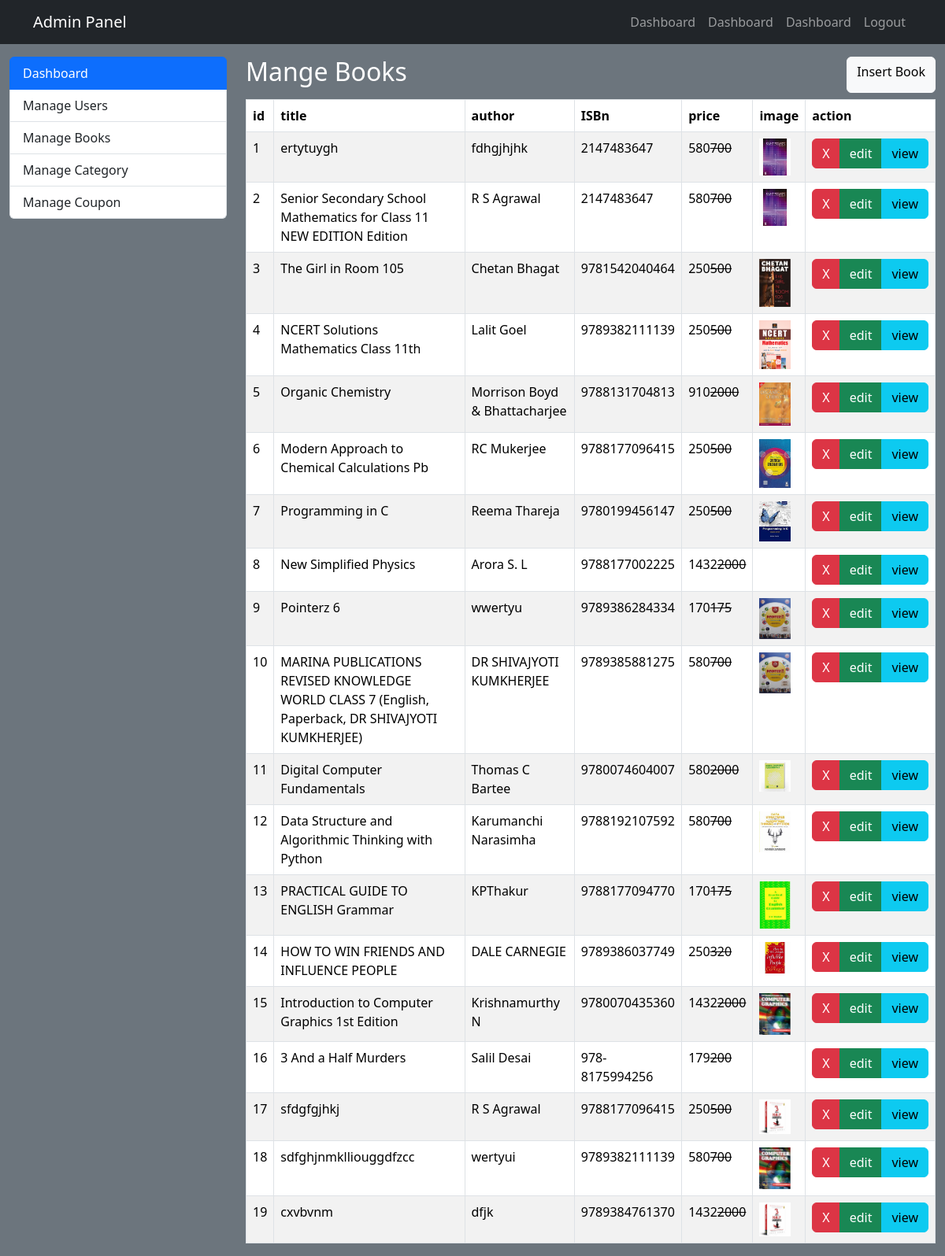
Page /admin/manage_book.php (signed in) on the committed database.
### tables this page shows
CREATE TABLE `books` (
  `id` int(11) NOT NULL,
  `title` varchar(200) DEFAULT NULL,
  `author` varchar(100) DEFAULT NULL,
  `no_of_pages` int(30) DEFAULT NULL,
  `isbn` varchar(100) DEFAULT NULL,
  `category` varchar(200) DEFAULT NULL,
  `description` text DEFAULT NULL,
  `date_of_created` timestamp NOT NULL DEFAULT current_timestamp() ON UPDATE current_timestamp(),
  `price` float DEFAULT NULL,
  `discount_price` float DEFAULT NULL,
  `nos` int(12) DEFAULT NULL,
  `cover_image` varchar(200) DEFAULT NULL
);

### admin/manage_book.php (the view, shortened to what this page needs)
<?php include_once "../connect.php";
?>
<!DOCTYPE html>
<html lang="en">
<head>
    <link href="https://cdn.jsdelivr.net/npm/bootstrap@5.3.2/dist/css/bootstrap.min.css" rel="stylesheet">
</head>
<body class="bg-secondary">
  <?php include_once "./admin_header.php"; ?>
  <div class="container-fluid">
    <div class="row">
        <div class="col-3">
           <?php include_once "sidebar.php";?>
        </div>
        <div class="col-9">
        <div class="row">
                <div class="col-12 mb-2 d-flex justify-content-between">
                    <h2 class="text-white">Mange Books</h2>
                    <a href="insert_book.php" class="btn btn-light">Insert Book</a>
                </div>
        </div>
            <table class=" table table-bordered bg-light table-hover table-striped">
                <thead>
                    <tr>
                        <th>id</th>
                        <th>title</th>
                        <th>author</th>
                        <th>ISBn</th>
                        <th>price</th>
                        <th>image</th>
                        <th>action</th>
                    </tr>
                </thead>
                <?php $callingBooks = mysqli_query($connect,"select * from books");
                while($data = mysqli_fetch_array($callingBooks)):
                    ?>
                    <tr>
                        <td><?= $data['id'];?></td>
                        <td><?= $data['title'];?></td>
                        <td><?= $data['author'];?></td>
                        <td><?= $data['isbn'];?></td>
                        <td><?= $data['discount_price'];?><del><?= $data['price'];?></del></td>
                        <td>
                            <img   src="../images/<?= $data['cover_image'];?>" width = "40px" alt="">
                            </td>
                        <td>
                            <div class="btn-group">
                                <a href="" class="btn btn-danger">X</a>
                                <a href="" class="btn btn-success">edit</a>
                                <a href="" class="btn btn-info">view</a>
                            </div>
                        </td>
                    </tr>
                    <?php endwhile;?>
            </table>
        </div>
    </div>
  </div>
</body>
</html>

### rows in the picture
books: id "1", title "ertytuygh", author "fdhgjhjhk", isbn "2147483647", discount_price "580", price "700", cover_image (picture)
books: id "2", title "Senior Secondary School Mathematics for Class 11 NEW EDITION Edition", author "R S Agrawal", isbn "2147483647", discount_price "580", price "700", cover_image (picture)
books: id "3", title "The Girl in Room 105", author "Chetan Bhagat", isbn "9781542040464", discount_price "250", price "500", cover_image (picture)
books: id "4", title "NCERT Solutions Mathematics Class 11th", author "Lalit Goel", isbn "9789382111139", discount_price "250", price "500", cover_image (picture)
books: id "5", title "Organic Chemistry", author "Morrison Boyd & Bhattacharjee", isbn "9788131704813", discount_price "910", price "2000", cover_image (picture)
books: id "6", title "Modern Approach to Chemical Calculations Pb", author "RC Mukerjee", isbn "9788177096415", discount_price "250", price "500", cover_image (picture)
books: id "7", title "Programming in C", author "Reema Thareja", isbn "9780199456147", discount_price "250", price "500", cover_image (picture)
books: id "8", title "New Simplified Physics", author "Arora S. L", isbn "9788177002225", discount_price "1432", price "2000"
books: id "9", title "Pointerz 6", author "wwertyu", isbn "9789386284334", discount_price "170", price "175", cover_image (picture)
books: id "10", title "MARINA PUBLICATIONS REVISED KNOWLEDGE WORLD CLASS 7 (English, Paperback, DR SHIVAJYOTI KUMKHERJEE)", author "DR SHIVAJYOTI KUMKHERJEE", isbn "9789385881275", discount_price "580", price "700", cover_image (picture)
books: id "11", title "Digital Computer Fundamentals", author "Thomas C Bartee", isbn "9780074604007", discount_price "580", price "2000", cover_image (picture)
books: id "12", title "Data Structure and Algorithmic Thinking with Python", author "Karumanchi Narasimha", isbn "9788192107592", discount_price "580", price "700", cover_image (picture)
books: id "13", title "PRACTICAL GUIDE TO ENGLISH Grammar", author "KPThakur", isbn "9788177094770", discount_price "170", price "175", cover_image (picture)
books: id "14", title "HOW TO WIN FRIENDS AND INFLUENCE PEOPLE", author "DALE CARNEGIE", isbn "9789386037749", discount_price "250", price "320", cover_image (picture)
books: id "15", title "Introduction to Computer Graphics 1st Edition", author "Krishnamurthy N", isbn "9780070435360", discount_price "1432", price "2000", cover_image (picture)
books: id "16", title "3 And a Half Murders", author "Salil Desai", isbn "978-8175994256", discount_price "179", price "200"
books: id "17", title "sfdgfgjhkj", author "R S Agrawal", isbn "9788177096415", discount_price "250", price "500", cover_image (picture)
books: id "18", title "sdfghjnmklliouggdfzcc", author "wertyui", isbn "9789382111139", discount_price "580", price "700", cover_image (picture)
books: id "19", title "cxvbvnm", author "dfjk", isbn "9789384761370", discount_price "1432", price "2000", cover_image (picture)
